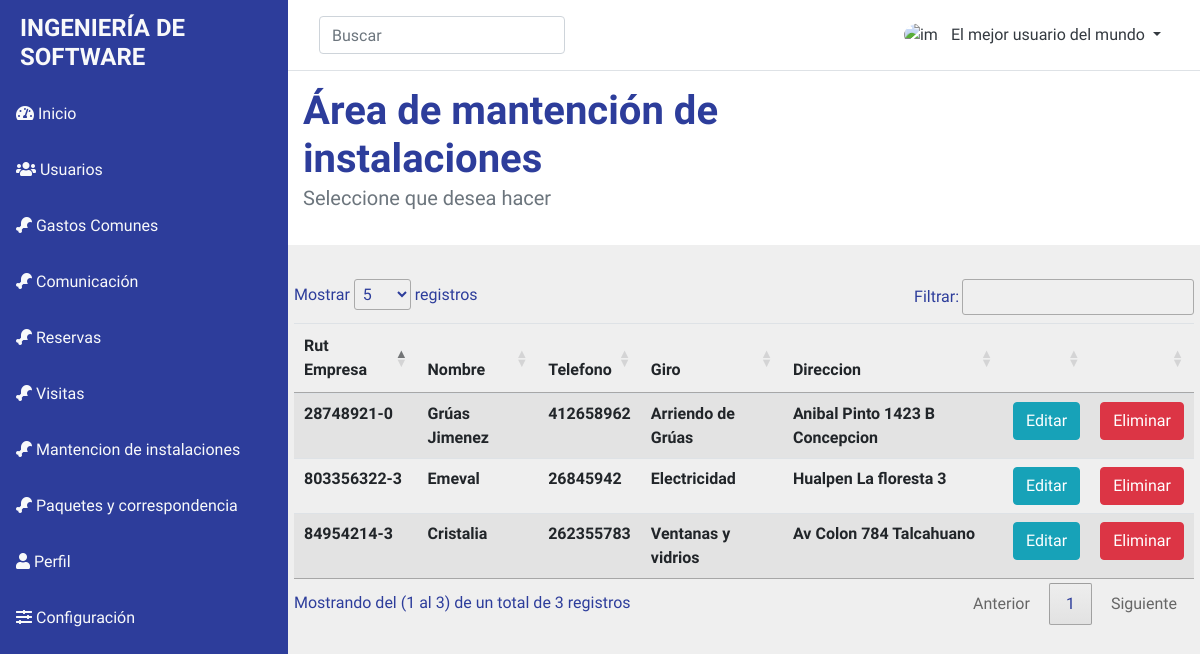
/proyectoiso10/tablaEmpresas/index.php, run on the app's committed database.
### tables this page shows
CREATE TABLE `EmpresaM` (
  `rut_empresa` varchar(12) NOT NULL,
  `nombre_Em` varchar(30) NOT NULL,
  `telefono_Em` int(11) NOT NULL,
  `giro` varchar(30) NOT NULL,
  `direccion` varchar(30) NOT NULL
);

### proyectoiso10/tablaEmpresas/index.php (the view, shortened to what this page needs)
<?php
    $con=conectar();
    $sql="SELECT *  FROM EmpresaM";
    $query=mysqli_query($con,$sql);
?>
  <?php include('../partes/head.php') ?>
<body>
    <div class="d-flex" id="content-wrapper">
    <?php include('../partes/sidebar.php') ?>
        <div class="w-100">
        <?php include('../partes/nav.php') ?>
        <div id="content" class="bg-grey w-100">
              <section class="bg-light py-3">
                  <div class="container">
                      <div class="row">
                          <div class="col-lg-9 col-md-8">
                            <h1 class="font-weight-bold mb-0">Área de mantención de instalaciones</h1>
                            <p class="lead text-muted">Seleccione que desea hacer</p>
                          </div>
                      </div>
                  </div>
              </section>
              <section class=" py-3">
                <div class="contenedor">
                <table id="tablaEmpresas" class="table table-responsive table-striped" >
                    <thead >
                        <tr>
                            <th>Rut Empresa</th>
                            <th>Nombre</th>
                            <th>Telefono</th>
                            <th>Giro</th>
                            <th>Direccion </th>
                            <th></th>
                            <th></th>
                        </tr>
                    </thead>
                    <tbody>
                        <?php
                        while($row=mysqli_fetch_array($query)){
                ?>
                    <tr>
                        <th><?php  echo $row['rut_empresa']?></th>
                        <th><?php  echo $row['nombre_Em']?></th>
                        <th><?php  echo $row['telefono_Em']?></th>
                        <th><?php  echo $row['giro']?></th>
                        <th><?php  echo $row['direccion']?></th>
                        <th><a href="/proyectoiso10/proyectoiso10/crud/actualizar.php?od=<?php echo $row['rut_empresa'] ?>" class="btn btn-info">Editar</a></th>
                        <th><a href="delete.php?id=<?php echo $row['rut_empresa'] ?>" class="btn btn-danger">Eliminar</a></th>
                    </tr>
                <?php
                        }
                        ?>
                    </tbody>
                </table>
                </div>
              </section>
        </div>
        </div>
</div>
</body>

### proyectoiso10/assets/css/style.css (style rules this page uses)
:root { --primary: #2d3d9b; --light: #ffffff; --grey: #efefef; }
body { overflow: hidden; font-family: 'Muli', sans-serif; font-weight: 300; color: var(--primary); }
.bg-light { background-color: var(--light) !important; }
.bg-grey { background-color: var(--grey) !important; }
#content { overflow-y: auto; height: 100vh; padding-bottom: 5rem; }

### proyectoiso10/assets/css/estilo.css (style rules this page uses)
* { margin: 0; padding: 0; box-sizing: border-box; }
.contenedor { max-width: 900px; width: 100%; margin: auto; margin-top: 2%; margin-left: auto; margin-right: auto; }

### data on the page
empresam: rut_empresa "28748921-0", nombre_Em "Grúas Jimenez", telefono_Em "412658962", giro "Arriendo de Grúas", direccion "Anibal Pinto 1423 B Concepcion"
empresam: rut_empresa "803356322-3", nombre_Em "Emeval", telefono_Em "26845942", giro "Electricidad", direccion "Hualpen La floresta 3"
empresam: rut_empresa "84954214-3", nombre_Em "Cristalia", telefono_Em "262355783", giro "Ventanas y vidrios", direccion "Av Colon 784 Talcahuano"
